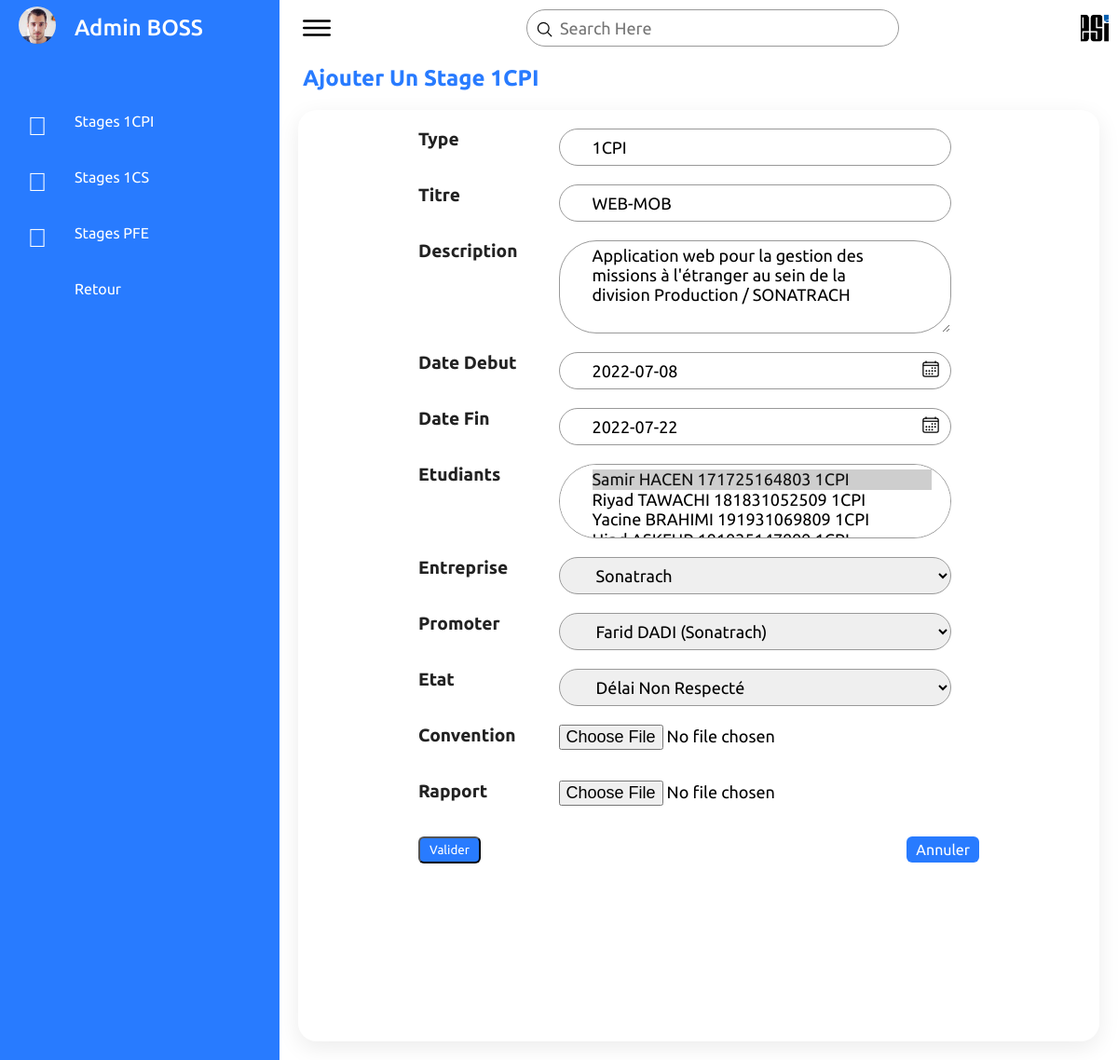
Page /updatestage1cpi/5/ (signed in) on the committed database.
### GestionStages/models.py (models this page shows)
class Employee(models.Model):
    user         = models.OneToOneField(User,null=True, on_delete=models.CASCADE,unique=TRUE)
    name         = models.CharField(max_length=190)
    surname      = models.CharField(max_length=190)
    email        = models.EmailField(max_length=190)
    phone        = models.CharField(max_length=10)
    photo        = models.ImageField(upload_to = 'images/' ,default='images/user.png',null=True)
    date_created = models.DateTimeField(auto_now_add=True, null=True)
    def __str__(self):
        return (self.name + ' ' + self.surname )

class Stage(models.Model):
    STATUS_CHOICES = [
        ('En Cours','En Cours'),
        ('Annulé','Annulé'),
        ('Validé','Validé'),
        ('Délai Non Respecté','Délai Non Respecté'),
    ]
    type         = models.CharField(max_length=190,null=False)
    titre        = models.CharField(max_length=4000)
    description  = models.TextField(max_length=4000)
    datedeb      = models.DateField(null=False)
    datefin      = models.DateField(null=False)
    convention   = models.FileField(upload_to = 'files/' ,null=True,blank=True)  # all
    rapport      = models.FileField(upload_to = 'files/' ,null=True,blank=True)  # all
    fichesuiv1   = models.FileField(upload_to = 'files/' ,null=True,blank=True)  #for 1CS & 3CS
    fichesuiv2   = models.FileField(upload_to = 'files/' ,null=True,blank=True)  # 3CS
    fichesuiv3   = models.FileField(upload_to = 'files/' ,null=True,blank=True)  # 3CS
    teacher      = models.ForeignKey(Teacher, on_delete=models.CASCADE,null=True,blank=True) # for 1CS & 3CS
    promoter     = models.ForeignKey(Promoter, on_delete=models.CASCADE,null=True,blank=True) # for all
    company      = models.ForeignKey(Company, on_delete=models.CASCADE) # for all
    students     = models.ManyToManyField(Student) # for all
    status       = models.CharField(max_length=190,choices=STATUS_CHOICES,default='inprogress')
    date_created = models.DateTimeField(auto_now_add=True, null=True)

### GestionStages/decorators.py (the view)
        def wrapper_func(request , *args,**kwargs):
            group = None
            if request.user.groups.exists():
               group =  request.user.groups.all()[0].name
            if group == 'admin':
               return view_func(request , *args,**kwargs)
            else:
                if group == 'student':
                    return redirect('studenthome')
                else:
                    if group == 'teacher':
                        return redirect('teacherhome')

### GestionStages/models.py (called while the page is built)
    def __str__(self):
        return (self.name + ' ' + self.surname + ' ' + self.matricule + ' ' + self.collegelevel)

    def __str__(self):
        return (self.name)

    def __str__(self):
        return (self.name + ' ' + self.surname + ' ' + '(' + self.company.name + ')')

### GestionStages/views.py (called while the page is built)
@login_required(login_url='login')
@foradmin(allowedGroups=['admin'])
def updatestage1cpi(request,pk):
    stage = Stage.objects.get(id=pk)
    form = Stage1cpiForm(instance=stage)
    if request.method == 'POST':
        form = Stage1cpiForm(data=request.POST, files=request.FILES,instance=stage)
        if(form.is_valid):
            print(request.POST)
            form.save()
            return redirect('stages1cpi')
    context = {
        'form'       : form,
    }
    return render(request , 'stage1cpiform.html',context)

### GestionStages/templates/stage1cpiform.html (shortened to what this page needs)
{% extends 'stagemain.html' %}
{% load static %}
{% block content%}
<div class="main">
    {% include 'topbar.html' %}
    <h2 style="color: #287bff; margin-left:25px; margin-top:10px">Ajouter Un Stage 1CPI</h2>
    <div class="studentsformpage">
        <div class="studentsform">
            <form method="POST" enctype="multipart/form-data">
                <div class="fields">
                    <div class="form-group">
                        <label for="exampleInputType">Type</label>
                        <input type="type" name="type" class="form-control" id="exampleInputType"  maxlength="190" required="" value="1CPI" readonly>
                    </div>
                    <div class="form-group">
                        <label for="exampleInputTitre">Titre</label>
                        {{form.titre}}
                    </div>
                    <div class="form-group" style="height:100px">
                        <label for="exampleFormControlTextarea1">Description</label>
                        {{form.description}}
                    </div>
                    <div class="form-group">
                        <label for="exampleInputDatebirth">Date Debut</label>
                        {{form.datedeb}}
                        <ion-icon name="calendar-outline"></ion-icon>
                    </div>
                    <div class="form-group">
                        <label for="exampleInputDatebirth">Date Fin</label>
                        {{form.datefin}}
                        <ion-icon name="calendar-outline"></ion-icon>
                    </div>
                    <div style="height:80px" class="form-group">
                        <label for="exampleSelectStudents">Etudiants</label>
                        {{form.students}}
                    </div>
                    <div class="form-group">
                        <label for="exampleSelectCompany">Entreprise</label>
                        {{form.company}}
                    </div>
                    <div class="form-group">
                        <label for="exampleSelectPromoter">Promoter</label>
                        {{form.promoter}}
                    </div>
                    <div class="form-group">
                        <label for="exampleSelectStatus">Etat</label>
                        {{form.status}}
                    </div>
                    <div class="form-group1">
                        <label for="exampleFormControlFile1">Convention</label>
                        {{form.convention}}
                    </div>
                    <div class="form-group1">
                        <label for="exampleFormControlFile1">Rapport</label>
                        {{form.rapport}}
                    </div>
                    <button type="submit" class="btn btn-primary" style="color:white;">Valider</button>
                    <a href="{% url 'stages1cpi' %}" class="btn">Annuler</a>
               </div>
            </form>
        </div>
    </div>
</div>
{% endblock %}

### GestionStages/templates/stagemenu.html (shortened to what this page needs)
{% load static %}
<div class="navigation">
    <ul>
        <li>
            <a href="#">
                <span class="icon"><img  src="/media/{{request.user.employee.photo}}"></img></span>
                <span class="title" style="font-size: 1.5em;font-weight: 500;">{{request.user.employee}}</span>
            </a>
        </li>
        <li class="">
            <a href="{% url 'stages1cpi' %}">
                <span class="icon"><span style="font-size: 1.75em;"><i class="fal fa-dice-one"></i></span></span>
                <span class="title">Stages 1CPI</span>
            </a>
        </li>
        <li class="">
            <a href="{% url 'stages1cs' %}">
                <span class="icon"><span style="font-size: 1.75em;"><i class="fal fa-dice-two"></i></span></span>
                <span class="title">Stages 1CS</span>
            </a>
        </li>
        <li class="">
            <a href="{% url 'stages3cs' %}">
                <span class="icon"><span style="font-size: 1.75em;"><i class="fal fa-dice-three"></i></span></span>
                <span class="title">Stages PFE</span>
            </a>
        </li>
        <li>
            <a href="{% url 'home' %}">
                <span class="icon"><span style="font-size: 1.75em;"></span></span>
                <span class="title">Retour</span>
            </a>
        </li>
    </ul>
</div>

### GestionStages/static/css/style.css (style rules this page uses)
* { margin: 0; padding: 0; box-sizing: border-box; font-family: 'Ubuntu', sans-serif; }
:root { --blue: #287bff; --white: #fff; --grey: #f5f5f5; --black1: #222; --black2: #999; }
body { min-height: 100vh; overflow-x: hidden; }
.navigation { position: fixed; width: 300px; height: 100%; background: var(--blue); border-Left: 10px solid var(--blue); transition: 0.5s; overflow: hidden; }
.navigation ul { position: absolute; top: 0; left: 0; width: 100%; }
.navigation ul li { position: relative; width: 100%; list-style: none; border-top-left-radius: 30px; border-bottom-left-radius: 30px; }
.navigation ul li:nth-child(1) { margin-bottom: 40px; }
.navigation ul li a { position: relative; display: block; width: 100%; display: flex; text-decoration: none; color: var(--white); }
.navigation ul li a .icon { position: relative; display: block; min-width: 60px; height: 60px; line-height: 70px; text-align: center; }
.navigation ul li a .icon img { font-size: 1.75em; border-radius: 50%; margin-top: 7px; }
.navigation ul li a .title { position: relative; display: block; padding: 0 10px; height: 60px; line-height: 60px; text-align: start; white-space: nowrap; }
.main { position: absolute; width: calc(100% - 300px); left: 300px; min-height: 100vh; background: var(--white); transition: 0.5s; }
.btn { position: relative; padding: 5px 10px; background: var(--blue); text-decoration: none; color: var(--white); border-radius: 6px; }
.btn.btn-primary { position: relative; padding: 5px 10px; background: var(--blue); text-decoration: none; color: var(--white); border-radius: 6px; }
.studentsform { position: relative; width: 100%; }
.studentsform label { color: var(--black1); font-weight: 600; margin-right: 10px; }
.studentsformpage { position: relative; width: 100%; padding: 20px; grid-template-columns: 2fr 1fr; grid-gap: 30px; }
.studentsformpage .studentsform { position: relative; display: grid; min-height: 1000px; width: 100%; background: var(--white); padding: 20px; box-shadow: 0 7px 25px rgba(0, 0, 0, 0.08); border-radius: 20px; overflow: hidden; }
.fields { position: absolute; left: 15%; right: 15%; width: 70%; min-height: 100%; }
.fields .form-group { position: relative; width: 100%; height: 40px; margin-bottom: 20px; }
.fields .form-group label { position: relative; width: 30%; font-size: 1.2em; }
.fields .form-group input { width: 70%; height: 100%; border-radius: 40px; padding: 5px 20px; padding-left: 35px; font-size: 18px; outline: none; left: 25%; right: 15%; position: absolute; border: 1px solid var(--black2); }
.fields .form-group select { width: 70%; height: 100%; border-radius: 40px; padding: 5px 20px; padding-left: 35px; font-size: 18px; outline: none; left: 25%; right: 15%; position: absolute; border: 1px solid var(--black2); }
.fields .form-group ion-icon { position: absolute; right: 7%; top: 20%; height: 20px; width: 20px; }
.fields .form-group1 { position: relative; width: 100%; height: 40px; margin-bottom: 20px; }
.fields .form-group1 label { position: relative; width: 30%; font-size: 1.2em; }
.fields .form-group1 input { width: 70%; height: 100%; font-size: 18px; outline: none; left: 25%; right: 15%; position: absolute; }
.fields a { position: absolute; right: 0; }
.fields .form-group textarea { width: 70%; height: 100%; border-radius: 40px; padding: 5px 20px; padding-left: 35px; font-size: 18px; outline: none; left: 25%; right: 15%; position: absolute; border: 1px solid var(--black2); }
.navigation ul li a .icon img { font-size: 1.75em; width: 40px; height: 40px; object-fit: cover; }

### rows in the picture
Stage: titre "WEB-MOB", description "Application web pour la gestion des missions à l'étranger au sein de la division Production / SONATRACH", datedeb "2022-07-08", datefin "2022-07-22", company "Sonatrach", promoter "Farid DADI (Sonatrach)", status "Délai Non Respecté"

### other values in the picture
{{ request.user.employee }} "Admin BOSS"
